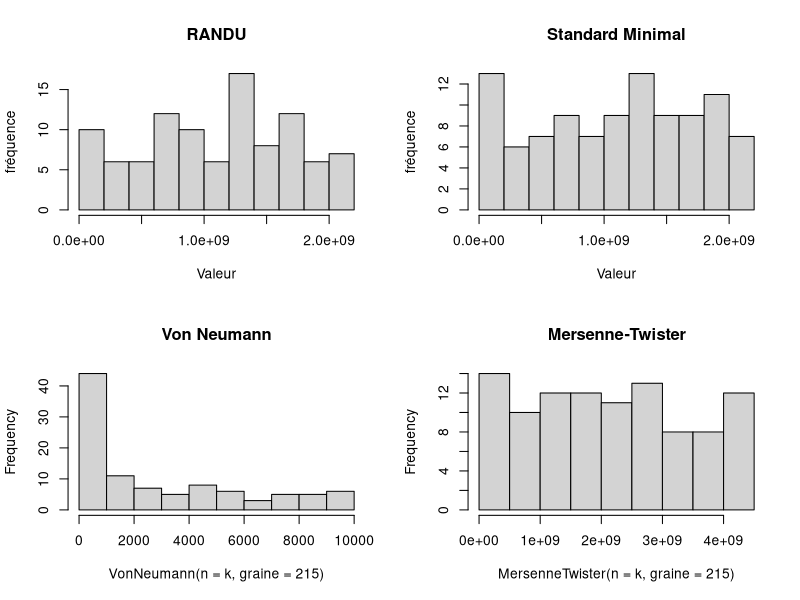
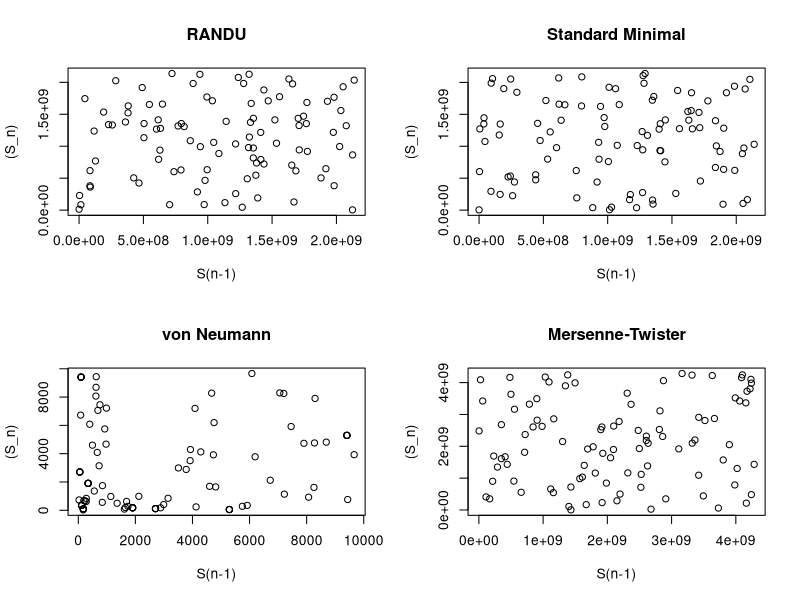

R code for these plots, in order:
## ---- chunk 1
congruenceLineaire <- function(graine , a , b , m , n){
  seed <- rep(graine,n)

  for(i in 2:n){
    seed[i] <- (a*seed[i-1] + b)%%m
  }

  return (seed)
}
## ---- chunk 2
RANDU <- function(graine = 69420 , n){
  a <- 65539
  b <- 0
  m <- 2^31
  return (congruenceLineaire(graine, a , b , m , n))
}
## ---- chunk 3
standardMinimal <- function(graine = 69420, n){
  a <- 16807
  b <- 0
  m <- 2^31 - 1

  return (congruenceLineaire(graine , a , b , m , n))
}
## ---- chunk 4
VonNeumann <- function(n, p=1, graine)
{
  x <-  rep(graine,n*p+1)
  for(i in 2:(n*p+1))
  {
    numbers <- strsplit(format(x[i-1]^2,scientific=FALSE),'')[[1]]
    while(length(numbers)>4){
      numbers <- numbers[2:(length(numbers)-1)]
    }
    x[i] <- as.numeric(numbers)%*%(10^seq(length(numbers)-1,0,-1))
  }
  x <- matrix(x[2:(n*p+1)],nrow=n,ncol=p)
  return(x)
}

## ---- chunk 5
MersenneTwister <- function(n, p=1, graine)
{
  set.seed(graine,kind='Mersenne-Twister')
  x <- sample.int(2^32-1,n*p)
  x <- matrix(x,nrow=n,ncol=p)
  return(x)
}

## ---- chunk 6
test_visuel <- function(k) {
  par(mfrow = c(2,2))
  hist(RANDU(graine = 215, n = k) , xlab = "Valeur" , ylab = "fréquence" , main = "RANDU")
  hist(standardMinimal(graine = 215 , n = k) , xlab = "Valeur" , ylab = "fréquence" , main = "Standard Minimal")
  hist(VonNeumann(n = k , graine = 215), main = "Von Neumann")
  hist(MersenneTwister(n = k, graine = 215), main = "Mersenne-Twister")
}

## ---- chunk 7
test_visuel(100)
## ---- chunk 8
n = 100
u_RANDU <- RANDU(graine = 215, n =100)
u_SM <- standardMinimal(graine = 215, n =100)
u_VonNeumann <- VonNeumann(n = 100, graine = 215)
u_MersenneTwister <- MersenneTwister(n = 100 , graine = 215)


plot(u_RANDU[1:(n-1)] , u_RANDU[2:n] , xlab = "S(n-1)" , ylab = "(S_n)", main = "RANDU")
plot(u_SM[1:(n-1)] , u_SM[2:n] , xlab = "S(n-1)" , ylab = "(S_n)" , main = "Standard Minimal")
plot(u_VonNeumann[1:(n-1)] , u_VonNeumann[2:n] , xlab = "S(n-1)" , ylab = "(S_n)", main = "von Neumann")
plot(u_MersenneTwister[1:(n-1)] , u_MersenneTwister[2:n] , xlab = "S(n-1)" , ylab = "(S_n)" , main = "Mersenne-Twister")
## ---- chunk 9
binary <- function(x)
{
  if((x<2^31)&(x>=0))
    return( as.integer(intToBits(as.integer(x))) )
  else{
    if((x<2^32)&(x>0))
      return( c(binary(x-2^31)[1:31], 1) )
    else{
      cat('Erreur dans binary : le nombre etudie n est pas un entier positif en 32 bits.\n')
      return(c())
    }
  }
}

## ---- chunk 10
Frequency <- function(x,nb = 32){
  s <- rep(0,length(x))

  for(i in 1:length(x)){
    bSeq <- binary(x[i])[1:nb]
    s[i] <- sum(2 * bSeq[1:nb] - 1)
  }

  s_obs <- abs(sum(s))/sqrt(nb * length(x))

  p_value <- 2 * (1 - pnorm(s_obs))

  return (p_value)
}
## ---- chunk 11

set.seed(555)

u1 <- sample.int(10000 , 100)
freq_RANDU <- NULL
freq_SM <- NULL
freq_VonNeumann <- NULL
freq_MersenneTwister <- NULL

for(i in 1:length(u1)){
  u_RANDU <- RANDU(graine = u1[i], n = 200)
  u_SM <- standardMinimal(graine = u1[i] , n = 200)
  u_VonNeumann <- VonNeumann(graine = u1[i] , n = 200)
  u_MersenneTwister <- MersenneTwister(graine = u1[i] , n = 200)
  freq_RANDU <- c(freq_RANDU,Frequency(u_RANDU , 31))
  freq_SM <- c(freq_SM,Frequency(u_SM , 31))
  freq_VonNeumann <- c(freq_VonNeumann,Frequency(u_VonNeumann , 14))
  freq_MersenneTwister <- c(freq_MersenneTwister,Frequency(u_MersenneTwister))
}

# Nombre de valeurs inferieures à 0.01
n_RANDU <- length(which(freq_RANDU < 0.01))
n_SM <- length(which(freq_SM < 0.01))
n_VonNeumann <- length(which(freq_VonNeumann < 0.01))
n_MersenneTwister <- length(which(freq_MersenneTwister < 0.01))
